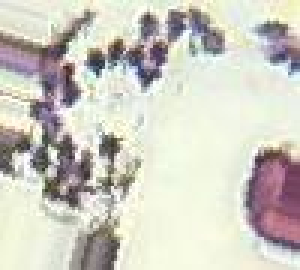
#> input picture utils/estrous_feature_extraction/C1_aug/D___0_1280.jpg, 100 x 90 px (shown 3 times larger); its folder holds only this picture in this run
$ python estrous_features.py   (older library calls are emulated)
#> lines starting #> are read from the running program, lines starting #| are printed output that depends on the picture; after the words box and inside, x2 and y2 are one past the last pixel; in counts of white or black regions, pixels touching at a corner belong together
from cv2 import imread
from cv2 import cvtColor
from scipy.io import savemat
from skimage.feature import greycomatrix
from skimage.feature import greycoprops
from skimage.morphology import label
from skimage.measure import perimeter
import cv2
import numpy as np
import matplotlib.pyplot as plt
import os
retval = os.getcwd()
print(retval)
directorios=['C1_aug','C2_aug']
labels=[]
feature=[]
for directorio in directorios:
    os.chdir(directorio)
    Imagenes=os.listdir()
    for imagen in Imagenes:
        print(imagen)
        img = imread(imagen,1)
#> img is the input picture: shape (90, 100, 3); mean B, G, R 193.7, 203.7, 205.8
        Labimg=cvtColor(img,cv2.COLOR_RGB2Lab)
#> Labimg: shape (90, 100, 3); mean of channels 0, 1, 2 206, 125.4, 125.7
        ft=[]
        for canal in range(2):
            can=canal+1
            Labimg[:,:,can]=cv2.blur(Labimg[:,:,can],(5,5))
            umbrla,mascara = cv2.threshold(Labimg[:,:,can],0,255,cv2.THRESH_OTSU)
            if canal==1:
                mascara=mascara==0
            else:
                mascara=mascara==255
            Etiquetado=label(mascara,neighbors=4)
            Numero_de_Elementos=Etiquetado.max()
            pixeles=np.float64(mascara.sum())
            LabimgM=mascara*Labimg[:,:,can]
            #plt.imshow(LabimgM)
            #plt.show()
            CCM=greycomatrix(LabimgM,distances=[1,5],angles=[0, np.pi/4, np.pi/2, 3*np.pi/4],symmetric=True,normed =True)###symmetric
            NdC=np.zeros((CCM.shape[2],CCM.shape[3]))
            for i in range(CCM.shape[3]):
                for j in range(CCM.shape[2]):
                    CCM[0,0,j,i]=0
                    NdC[j,i]=CCM[:,:,j,i].sum()
            Compacidad=[]
            for i in range(Numero_de_Elementos):
                Elemento=Etiquetado==(i+1)
                Area=Elemento.sum()
                Perimetro=perimeter(Elemento)
                Compacidad.append(Perimetro**2/Area)
            CompacidadP=np.array(Compacidad).sum()/Numero_de_Elementos
    #contrast:
            Contraste=greycoprops(CCM, prop='contrast')
            Contraste=np.array(np.reshape(Contraste,8))/(pixeles*Numero_de_Elementos)
    #dissimilarity:
            dissimilarity=greycoprops(CCM, prop='dissimilarity')
            dissimilarity=np.array(np.reshape(dissimilarity,8))/(pixeles*Numero_de_Elementos)
    #homogeneity:
            homogeneity=greycoprops(CCM, prop='homogeneity')
            homogeneity=np.array(np.reshape(homogeneity,8))/(pixeles*Numero_de_Elementos)
    #energy:
            energy=greycoprops(CCM, prop='energy')
            energy=np.array(np.reshape(energy,8))/(pixeles*Numero_de_Elementos)
            ft.extend(np.reshape(np.array([Contraste,dissimilarity,homogeneity,energy]).T,32).tolist())
            ft.append(Numero_de_Elementos)
            ft.append(CompacidadP)
            ft.append(np.array(Compacidad).sum())
#> this loop made 2 passes
#> (umbrla, Numero_de_Elementos, pixeles, CompacidadP, Contraste, dissimilarity, homogeneity, energy) on pass 1: (130, 9, 1507, 15.56, [0.187, 0.235, 0.189, 0.288, 0.718, 0.728, 0.7, 0.828], [[20.24, 25.38, 20.47, 30.94], [73.93, 75.15, 72.04, 84.39]], [[0.475, 0.375, 0.459, 0.325], [0.104, 0.105, 0.126, 0.09]], [[0.12, 0.114, 0.117, 0.113], [0.132, 0.133, 0.126, 0.135]])
#> (umbrla, Numero_de_Elementos, pixeles, CompacidadP, Contraste, dissimilarity, energy) on pass 2: (117, 5, 571, 13.71, [0.531, 0.814, 0.751, 1.02, 2.17, 2.32, 2.42, 2.65], [[14, 21.23, 19.39, 26.49], [56.96, 60.72, 62.6, 68.94]], [[0.133, 0.125, 0.137, 0.127], [0.13, 0.137, 0.158, 0.154]])
#> pass 1, `umbrla,mascara = cv2.threshold(Labimg[:,:,can],0,255,cv2.THRESH_OTSU)`:
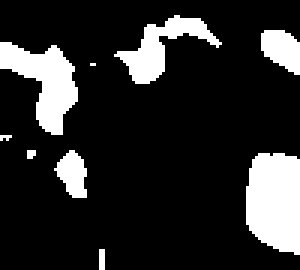
#> mascara: shape (90, 100) (shown 3 times larger); 16.7% white; 9 white regions (4 under 20 px), largest, box (x1, y1, x2, y2) and area: (82, 51, 100, 85) 527, (0, 14, 26, 45) 404, (38, 5, 74, 28) 292, (87, 10, 100, 25) 140, (18, 50, 29, 66) 114
#> pass 1, `Etiquetado=label(mascara,neighbors=4)`:
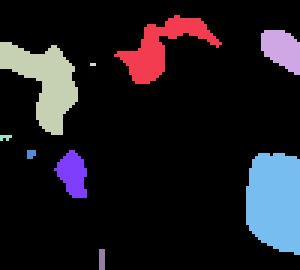
#> Etiquetado: shape (90, 100) int32 (shown 3 times larger); 10 distinct labels, from 0 to 9; one colour per label, 0 black
#> after the loop: Elemento: shape (90, 100) bool; 4.9% white; 1 white region, box (x1, y1, x2, y2) and area: (84, 49, 100, 82) 441
#> after the loop: Labimg: shape (90, 100, 3); mean of channels 0, 1, 2 206, 125.4, 125.7
#> after the loop:
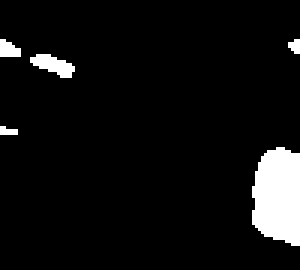
#> mascara: shape (90, 100) bool (shown 3 times larger); 6.3% white; 5 white regions (2 under 20 px), largest, box (x1, y1, x2, y2) and area: (84, 49, 100, 82) 441, (10, 18, 25, 26) 69, (0, 13, 7, 19) 32
#> after the loop, ft = 70 values, max 140 at index 34, min 6.63e-06 at index 30, mean 3.84
        Gray=cvtColor(img,cv2.COLOR_RGB2GRAY )
        ###############################Gray#########################################
        ############################################################################
        Gray=cv2.blur(Gray,(5,5))
        umbrla,mascara = cv2.threshold(Gray,0,255,cv2.THRESH_OTSU)
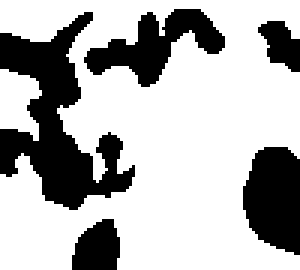
#> mascara: shape (90, 100) (shown 3 times larger); 70.1% white; 5 black regions, box (x1, y1, x2, y2) and area: (0, 4, 45, 70) 1248, (81, 49, 100, 85) 550, (28, 3, 75, 29) 531, (24, 73, 40, 90) 214, (86, 7, 100, 24) 151
#> umbrla = 182
        mascara=mascara==0
        Etiquetado=label(mascara,neighbors=4)
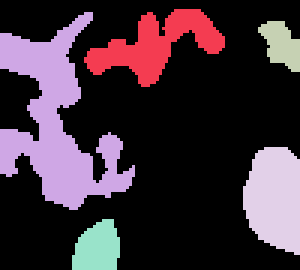
#> Etiquetado: shape (90, 100) int32 (shown 3 times larger); 6 distinct labels, from 0 to 5; one colour per label, 0 black
        Numero_de_Elementos=Etiquetado.max()
        pixeles=np.float64(mascara.sum())
#> pixeles = 2694
        GrayM=mascara*Gray
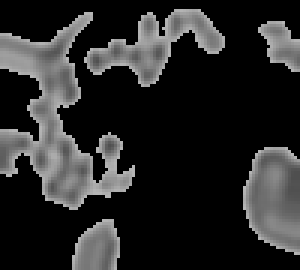
#> GrayM: shape (90, 100) (shown 3 times larger); min 0, max 182, mean 40.7
        #plt.imshow(GrayM)
        #plt.show()
        CCM=greycomatrix(GrayM,distances=[1,5],angles=[0, np.pi/4, np.pi/2, 3*np.pi/4],symmetric=True,normed =True)###,symmetric=True,normed =True
        NdC=np.zeros((CCM.shape[2],CCM.shape[3]))
        for i in range(CCM.shape[3]):
            for j in range(CCM.shape[2]):
                CCM[0,0,j,i]=0
                NdC[j,i]=CCM[:,:,j,i].sum()
#> after the loop, NdC = [[0.319, 0.33, 0.322, 0.33], [0.388, 0.408, 0.408, 0.413]]
        Compacidad=[]
        for i in range(Numero_de_Elementos):
            Elemento=Etiquetado==(i+1)
            Area=Elemento.sum()
            Perimetro=perimeter(Elemento)
            Compacidad.append(Perimetro**2/Area)
#> this loop made 5 passes
#> (Area, Perimetro) on passes 1 to 5: (531, 153.8), (1248, 315.7), (151, 51.8), (550, 94.28), (214, 55.56)
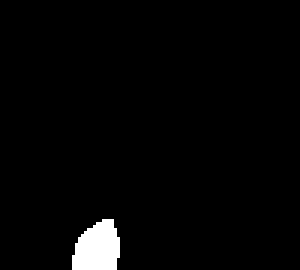
#> Elemento: shape (90, 100) bool (shown 3 times larger); 2.4% white; 1 white region, box (x1, y1, x2, y2) and area: (24, 73, 40, 90) 214
#> after the loop, Compacidad = [44.54, 79.84, 17.77, 16.16, 14.42]
        CompacidadP=np.array(Compacidad).sum()/Numero_de_Elementos
#> CompacidadP = 34.55
    #contrast:
        Contraste=greycoprops(CCM, prop='contrast')
#> Contraste = [[4025.8, 5227.5, 3825.9, 5319.4], [10691.8, 11190.7, 10798.5, 11305.9]]
        Contraste=np.array(np.reshape(Contraste,8))/(pixeles*Numero_de_Elementos)
#> Contraste = [0.299, 0.388, 0.284, 0.395, 0.794, 0.831, 0.802, 0.839]
    #dissimilarity:
        dissimilarity=greycoprops(CCM, prop='dissimilarity')
#> dissimilarity = [[31.32, 40.37, 29.4, 40.96], [81.9, 84.66, 82, 86.81]]
        dissimilarity=np.array(np.reshape(dissimilarity,8))/(pixeles*Numero_de_Elementos)
#> dissimilarity = [0.00233, 0.003, 0.00218, 0.00304, 0.00608, 0.00629, 0.00609, 0.00644]
    #homogeneity:
        homogeneity=greycoprops(CCM, prop='homogeneity')
#> homogeneity = [[0.109, 0.0715, 0.113, 0.0639], [0.0229, 0.0208, 0.023, 0.0174]]
        homogeneity=np.array(np.reshape(homogeneity,8))/(pixeles*Numero_de_Elementos)
#> homogeneity = [8.1e-06, 5.31e-06, 8.41e-06, 4.74e-06, 1.7e-06, 1.54e-06, 1.71e-06, 1.29e-06]
    #energy:
        energy=greycoprops(CCM, prop='energy')
#> energy = [[0.0282, 0.0289, 0.0284, 0.029], [0.0393, 0.0411, 0.0396, 0.0423]]
        energy=np.array(np.reshape(energy,8))/(pixeles*Numero_de_Elementos)
#> energy = [2.09e-06, 2.15e-06, 2.11e-06, 2.15e-06, 2.92e-06, 3.05e-06, 2.94e-06, 3.14e-06]
#> (the run stopped early here; a loop or call above may not have finished)
